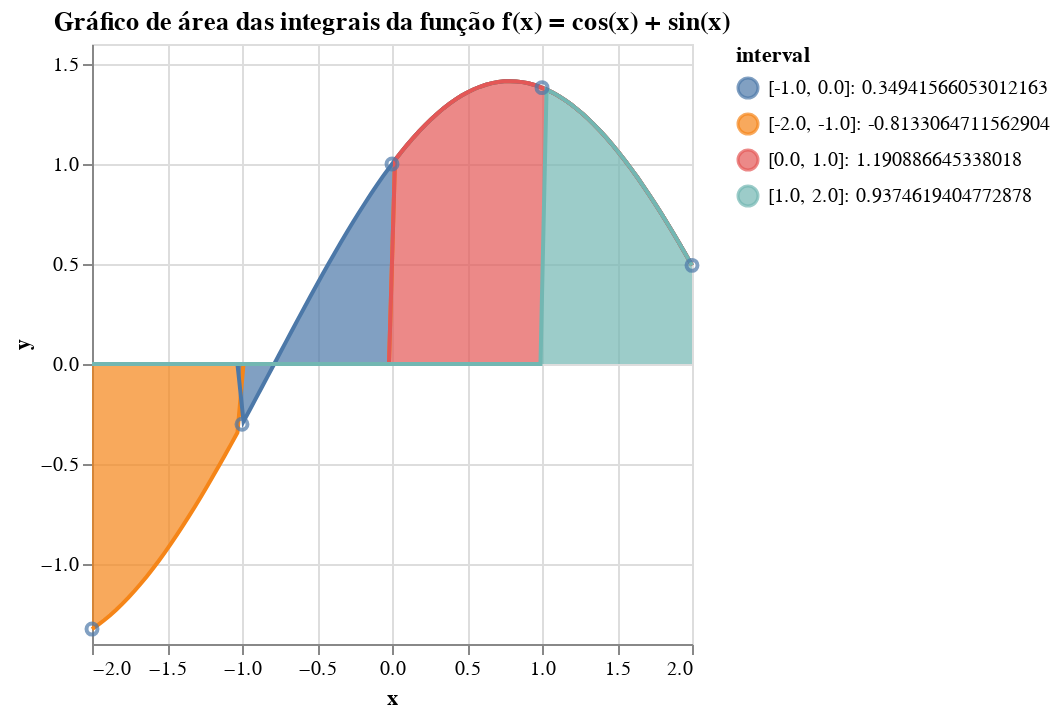

The notebook cell this image was saved under:
### Code cell
#senoidal
x = [-2, -1, 0, 1, 2]
y = [senoidal(i) for i in x]
datapoint = pd.DataFrame({'x':x, 'y':y})
data_area_senoidal, total_senoidal = xds(senoidal)

grafico_senoidal = alt.Chart(data_area_senoidal, title="Gráfico de área das integrais da função f(x) = cos(x) + sin(x)").mark_area(line=True).encode(
    x='x',
    y='y',
    color='interval'

)
grafico_pontos = alt.Chart(datapoint).mark_point().encode(
    x='x',
    y='y',
    tooltip = 'x'
)

grafico_senoidal += grafico_pontos
grafico_senoidal

### Figure 1 — Vega-Lite specification as saved in the notebook (floating-point values rounded to 4 significant figures)
{"config": {"view": {"continuousWidth": 300, "continuousHeight": 300}}, "layer": [{"data": {"name": "data-79c916cc83fca3add1054386e19dcca3"}, "mark": {"type": "area", "line": true}, "encoding": {"color": {"field": "interval", "type": "nominal"}, "x": {"field": "x", "type": "quantitative"}, "y": {"field": "y", "type": "quantitative"}}, "title": "Gráfico de área das integrais da função f(x) = cos(x) + sin(x)"}, {"data": {"name": "data-f08d2315abad341520cf21c599a6edb9"}, "mark": {"type": "point"}, "encoding": {"tooltip": {"field": "x", "type": "quantitative"}, "x": {"field": "x", "type": "quantitative"}, "y": {"field": "y", "type": "quantitative"}}}], "$schema": "https://vega.github.io/schema/vega-lite/v5.8.0.json", "datasets": {"data-79c916cc83fca3add1054386e19dcca3": [{"x": -2.0, "y": -1.325, "interval": "[-2.0, -1.0]: -0.8133064711562904"}, {"x": -1.96, "y": -1.304, "interval": "[-2.0, -1.0]: -0.8133064711562904"}, {"x": -1.919, "y": -1.281, "interval": "[-2.0, -1.0]: -0.8133064711562904"}, {"x": -1.879, "y": -1.256, "interval": "[-2.0, -1.0]: -0.8133064711562904"}, {"x": -1.838, "y": -1.229, "interval": "[-2.0, -1.0]: -0.8133064711562904"}, {"x": -1.798, "y": -1.2, "interval": "[-2.0, -1.0]: -0.8133064711562904"}, {"x": -1.758, "y": -1.168, "interval": "[-2.0, -1.0]: -0.8133064711562904"}, {"x": -1.717, "y": -1.135, "interval": "[-2.0, -1.0]: -0.8133064711562904"}, {"x": -1.677, "y": -1.1, "interval": "[-2.0, -1.0]: -0.8133064711562904"}, {"x": -1.636, "y": -1.063, "interval": "[-2.0, -1.0]: -0.8133064711562904"}, {"x": -1.596, "y": -1.025, "interval": "[-2.0, -1.0]: -0.8133064711562904"}, {"x": -1.556, "y": -0.9846, "interval": "[-2.0, -1.0]: -0.8133064711562904"}, {"x": -1.515, "y": -0.9428, "interval": "[-2.0, -1.0]: -0.8133064711562904"}, {"x": -1.475, "y": -0.8995, "interval": "[-2.0, -1.0]: -0.8133064711562904"}, {"x": -1.434, "y": -0.8547, "interval": "[-2.0, -1.0]: -0.8133064711562904"}, {"x": -1.394, "y": -0.8085, "interval": "[-2.0, -1.0]: -0.8133064711562904"}, {"x": -1.354, "y": -0.7609, "interval": "[-2.0, -1.0]: -0.8133064711562904"}, {"x": -1.313, "y": -0.7122, "interval": "[-2.0, -1.0]: -0.8133064711562904"}, {"x": -1.273, "y": -0.6622, "interval": "[-2.0, -1.0]: -0.8133064711562904"}, {"x": -1.232, "y": -0.6112, "interval": "[-2.0, -1.0]: -0.8133064711562904"}, {"x": -1.192, "y": -0.5592, "interval": "[-2.0, -1.0]: -0.8133064711562904"}, {"x": -1.152, "y": -0.5063, "interval": "[-2.0, -1.0]: -0.8133064711562904"}, {"x": -1.111, "y": -0.4525, "interval": "[-2.0, -1.0]: -0.8133064711562904"}, {"x": -1.071, "y": -0.398, "interval": "[-2.0, -1.0]: -0.8133064711562904"}, {"x": -1.03, "y": -0.3429, "interval": "[-2.0, -1.0]: -0.8133064711562904"}, {"x": -0.9899, "y": -0.2872, "interval": "[-1.0, 0.0]: 0.34941566053012163"}, {"x": -0.9495, "y": -0.231, "interval": "[-1.0, 0.0]: 0.34941566053012163"}, {"x": -0.9091, "y": -0.1745, "interval": "[-1.0, 0.0]: 0.34941566053012163"}, {"x": -0.8687, "y": -0.1177, "interval": "[-1.0, 0.0]: 0.34941566053012163"}, {"x": -0.8283, "y": -0.06063, "interval": "[-1.0, 0.0]: 0.34941566053012163"}, {"x": -0.7879, "y": -0.003508, "interval": "[-1.0, 0.0]: 0.34941566053012163"}, {"x": -0.7475, "y": 0.05362, "interval": "[-1.0, 0.0]: 0.34941566053012163"}, {"x": -0.7071, "y": 0.1107, "interval": "[-1.0, 0.0]: 0.34941566053012163"}, {"x": -0.6667, "y": 0.1675, "interval": "[-1.0, 0.0]: 0.34941566053012163"}, {"x": -0.6263, "y": 0.2241, "interval": "[-1.0, 0.0]: 0.34941566053012163"}, {"x": -0.5859, "y": 0.2803, "interval": "[-1.0, 0.0]: 0.34941566053012163"}, {"x": -0.5455, "y": 0.3361, "interval": "[-1.0, 0.0]: 0.34941566053012163"}, {"x": -0.5051, "y": 0.3913, "interval": "[-1.0, 0.0]: 0.34941566053012163"}, {"x": -0.4646, "y": 0.4459, "interval": "[-1.0, 0.0]: 0.34941566053012163"}, {"x": -0.4242, "y": 0.4997, "interval": "[-1.0, 0.0]: 0.34941566053012163"}, {"x": -0.3838, "y": 0.5528, "interval": "[-1.0, 0.0]: 0.34941566053012163"}, {"x": -0.3434, "y": 0.6049, "interval": "[-1.0, 0.0]: 0.34941566053012163"}, {"x": -0.303, "y": 0.656, "interval": "[-1.0, 0.0]: 0.34941566053012163"}, {"x": -0.2626, "y": 0.7061, "interval": "[-1.0, 0.0]: 0.34941566053012163"}, {"x": -0.2222, "y": 0.755, "interval": "[-1.0, 0.0]: 0.34941566053012163"}, {"x": -0.1818, "y": 0.8027, "interval": "[-1.0, 0.0]: 0.34941566053012163"}, {"x": -0.1414, "y": 0.8491, "interval": "[-1.0, 0.0]: 0.34941566053012163"}, {"x": -0.101, "y": 0.8941, "interval": "[-1.0, 0.0]: 0.34941566053012163"}, {"x": -0.06061, "y": 0.9376, "interval": "[-1.0, 0.0]: 0.34941566053012163"}, {"x": -0.0202, "y": 0.9796, "interval": "[-1.0, 0.0]: 0.34941566053012163"}, {"x": 0.0202, "y": 1.02, "interval": "[0.0, 1.0]: 1.190886645338018"}, {"x": 0.06061, "y": 1.059, "interval": "[0.0, 1.0]: 1.190886645338018"}, {"x": 0.101, "y": 1.096, "interval": "[0.0, 1.0]: 1.190886645338018"}, {"x": 0.1414, "y": 1.131, "interval": "[0.0, 1.0]: 1.190886645338018"}, {"x": 0.1818, "y": 1.164, "interval": "[0.0, 1.0]: 1.190886645338018"}, {"x": 0.2222, "y": 1.196, "interval": "[0.0, 1.0]: 1.190886645338018"}, {"x": 0.2626, "y": 1.225, "interval": "[0.0, 1.0]: 1.190886645338018"}, {"x": 0.303, "y": 1.253, "interval": "[0.0, 1.0]: 1.190886645338018"}, {"x": 0.3434, "y": 1.278, "interval": "[0.0, 1.0]: 1.190886645338018"}, {"x": 0.3838, "y": 1.302, "interval": "[0.0, 1.0]: 1.190886645338018"}, {"x": 0.4242, "y": 1.323, "interval": "[0.0, 1.0]: 1.190886645338018"}, {"x": 0.4646, "y": 1.342, "interval": "[0.0, 1.0]: 1.190886645338018"}, {"x": 0.5051, "y": 1.359, "interval": "[0.0, 1.0]: 1.190886645338018"}, {"x": 0.5455, "y": 1.374, "interval": "[0.0, 1.0]: 1.190886645338018"}, {"x": 0.5859, "y": 1.386, "interval": "[0.0, 1.0]: 1.190886645338018"}, {"x": 0.6263, "y": 1.396, "interval": "[0.0, 1.0]: 1.190886645338018"}, {"x": 0.6667, "y": 1.404, "interval": "[0.0, 1.0]: 1.190886645338018"}, {"x": 0.7071, "y": 1.41, "interval": "[0.0, 1.0]: 1.190886645338018"}, {"x": 0.7475, "y": 1.413, "interval": "[0.0, 1.0]: 1.190886645338018"}, {"x": 0.7879, "y": 1.414, "interval": "[0.0, 1.0]: 1.190886645338018"}, {"x": 0.8283, "y": 1.413, "interval": "[0.0, 1.0]: 1.190886645338018"}, {"x": 0.8687, "y": 1.409, "interval": "[0.0, 1.0]: 1.190886645338018"}, {"x": 0.9091, "y": 1.403, "interval": "[0.0, 1.0]: 1.190886645338018"}, {"x": 0.9495, "y": 1.395, "interval": "[0.0, 1.0]: 1.190886645338018"}, {"x": 0.9899, "y": 1.385, "interval": "[0.0, 1.0]: 1.190886645338018"}, {"x": 1.03, "y": 1.372, "interval": "[1.0, 2.0]: 0.9374619404772878"}, {"x": 1.071, "y": 1.357, "interval": "[1.0, 2.0]: 0.9374619404772878"}, {"x": 1.111, "y": 1.34, "interval": "[1.0, 2.0]: 0.9374619404772878"}, {"x": 1.152, "y": 1.32, "interval": "[1.0, 2.0]: 0.9374619404772878"}, {"x": 1.192, "y": 1.299, "interval": "[1.0, 2.0]: 0.9374619404772878"}, {"x": 1.232, "y": 1.275, "interval": "[1.0, 2.0]: 0.9374619404772878"}, {"x": 1.273, "y": 1.25, "interval": "[1.0, 2.0]: 0.9374619404772878"}, {"x": 1.313, "y": 1.222, "interval": "[1.0, 2.0]: 0.9374619404772878"}, {"x": 1.354, "y": 1.192, "interval": "[1.0, 2.0]: 0.9374619404772878"}, {"x": 1.394, "y": 1.16, "interval": "[1.0, 2.0]: 0.9374619404772878"}, {"x": 1.434, "y": 1.127, "interval": "[1.0, 2.0]: 0.9374619404772878"}, {"x": 1.475, "y": 1.091, "interval": "[1.0, 2.0]: 0.9374619404772878"}, {"x": 1.515, "y": 1.054, "interval": "[1.0, 2.0]: 0.9374619404772878"}, {"x": 1.556, "y": 1.015, "interval": "[1.0, 2.0]: 0.9374619404772878"}, {"x": 1.596, "y": 0.9745, "interval": "[1.0, 2.0]: 0.9374619404772878"}, {"x": 1.636, "y": 0.9323, "interval": "[1.0, 2.0]: 0.9374619404772878"}, {"x": 1.677, "y": 0.8886, "interval": "[1.0, 2.0]: 0.9374619404772878"}, {"x": 1.717, "y": 0.8435, "interval": "[1.0, 2.0]: 0.9374619404772878"}, {"x": 1.758, "y": 0.7969, "interval": "[1.0, 2.0]: 0.9374619404772878"}, {"x": 1.798, "y": 0.7491, "interval": "[1.0, 2.0]: 0.9374619404772878"}, {"x": 1.838, "y": 0.7, "interval": "[1.0, 2.0]: 0.9374619404772878"}, {"x": 1.879, "y": 0.6498, "interval": "[1.0, 2.0]: 0.9374619404772878"}, {"x": 1.919, "y": 0.5985, "interval": "[1.0, 2.0]: 0.9374619404772878"}, {"x": 1.96, "y": 0.5463, "interval": "[1.0, 2.0]: 0.9374619404772878"}, {"x": 2.0, "y": 0.4932, "interval": "[1.0, 2.0]: 0.9374619404772878"}], "data-f08d2315abad341520cf21c599a6edb9": [{"x": -2, "y": -1.325}, {"x": -1, "y": -0.3012}, {"x": 0, "y": 1.0}, {"x": 1, "y": 1.382}, {"x": 2, "y": 0.4932}]}}
